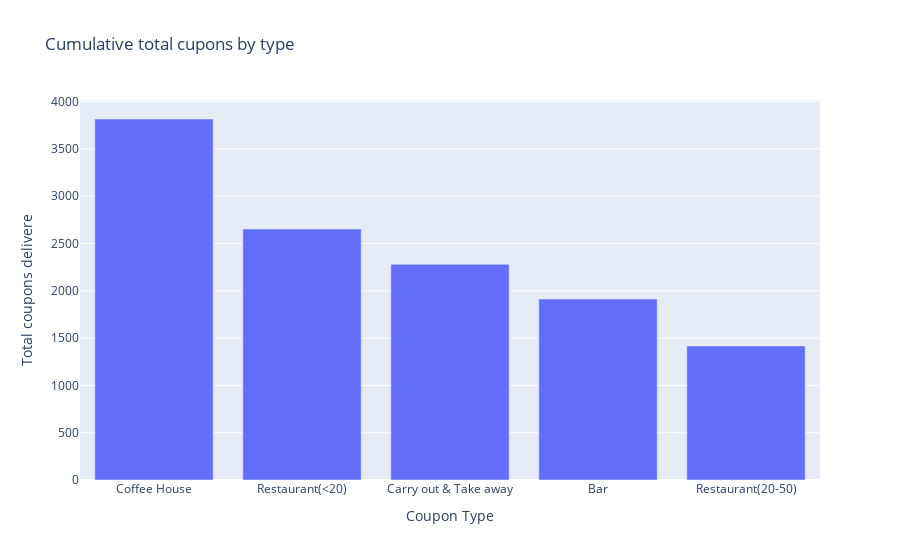

Notebook code cell kept with this figure:
### Markdown cell above
### 5. Use a bar plot to visualize the `coupon` column.

### Code cell
# I will create a count of the total data for each coupon
total_coupon = data["coupon"].value_counts().reset_index()

# I assign the column names
total_coupon.columns = ["coupon", "cumulative_total_coupons"]

# Plot it!
px.bar(total_coupon, x="coupon", y="cumulative_total_coupons", title="Cumulative total cupons by type",
       labels={"coupon":"Coupon Type","cumulative_total_coupons":"Total coupons delivere"})

### Figure 1 — Plotly figure (JSON) as saved in the notebook; plotly's stock layout.template omitted (floating-point values rounded to 4 significant figures)
{"data": [{"alignmentgroup": "True", "hovertemplate": "Coupon Type=%{x}<br>Total coupons delivere=%{y}<extra></extra>", "legendgroup": "", "marker": {"color": "#636efa", "pattern": {"shape": ""}}, "name": "", "offsetgroup": "", "orientation": "v", "showlegend": false, "textposition": "auto", "type": "bar", "x": ["Coffee House", "Restaurant(<20)", "Carry out & Take away", "Bar", "Restaurant(20-50)"], "xaxis": "x", "y": [3816, 2653, 2280, 1913, 1417], "yaxis": "y"}], "layout": {"barmode": "relative", "legend": {"tracegroupgap": 0}, "title": {"text": "Cumulative total cupons by type"}, "xaxis": {"anchor": "y", "domain": [0, 1], "title": {"text": "Coupon Type"}}, "yaxis": {"anchor": "x", "domain": [0, 1], "title": {"text": "Total coupons delivere"}}}}
